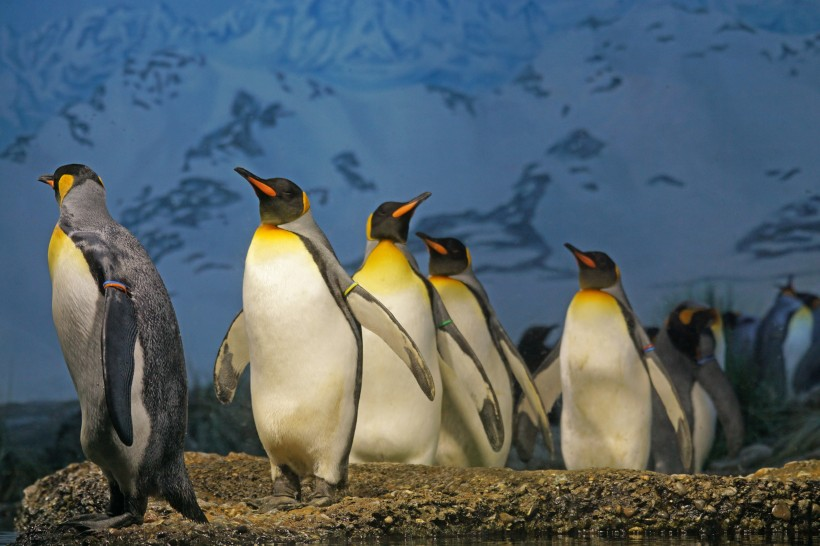
#> input picture blogs/ImagePrcocessing/preprocess/overlap-windows/test.jpg, 820 x 546 px
$ python split_image_fixed_window.py
#> lines starting #> are read from the running program, lines starting #| are printed output that depends on the picture; after the words box and inside, x2 and y2 are one past the last pixel; in counts of white or black regions, pixels touching at a corner belong together
#encoding=utf-8
import cv2

def get_fixed_windows(image_size, wind_size, overlap_size):
    '''
    This function can generate overlapped windows given various image size
    params:
        image_size (w, h): the image width and height
        wind_size (w, h): the window width and height
        overlap (overlap_w, overlap_h): the overlap size contains x-axis and y-axis

    return:
        rects [(xmin, ymin, xmax, ymax)]: the windows in a list of rectangles
    '''
    rects = []

    assert overlap_size[0] < wind_size[0]
    assert overlap_size[1] < wind_size[1]

    im_w = wind_size[0] if image_size[0] < wind_size[0] else image_size[0]
    im_h = wind_size[1] if image_size[1] < wind_size[1] else image_size[1]

    stride_w = wind_size[0] - overlap_size[0]
    stride_h = wind_size[1] - overlap_size[1]

    for j in range(wind_size[1]-1, im_h + stride_h, stride_h):
        for i in range(wind_size[0]-1, im_w + stride_w, stride_w):
            right, down = i+1, j+1
            right = right if right < im_w else im_w
            down  =  down if down < im_h  else im_h

            left = right - wind_size[0]
            up   = down  - wind_size[1]
            if (left, up, right, down) not in rects:
                rects.append((left, up, right, down))

    return rects


if __name__ == "__main__":
    img = cv2.imread("test.jpg")
#> img is the input picture: shape (546, 820, 3); mean B, G, R 104.6, 97.6, 83.8
    image_size = img.shape[1],img.shape[0]
#> image_size = (820, 546)
    print(image_size)
#| (820, 546)
    wind_size = (618, 416)
    overlap_size = (100, 80)
    colors = [(255,0,0), (0,255,0), (0,0,255)]

    rets = get_fixed_windows(image_size, wind_size, overlap_size)

    for i,rect in enumerate(rets):
        print(rect)
        img_draw = cv2.rectangle(img, (rect[0],rect[1]), (rect[2], rect[3]), colors[i%len(colors)], thickness=2)
        cv2.imwrite("res_%d.jpg"%i, img_draw)
#> this loop made 4 passes
#> pass 2, `img_draw = cv2.rectangle(img, (rect[0],rect[1]), (rect[2], rect[3]), c..`:
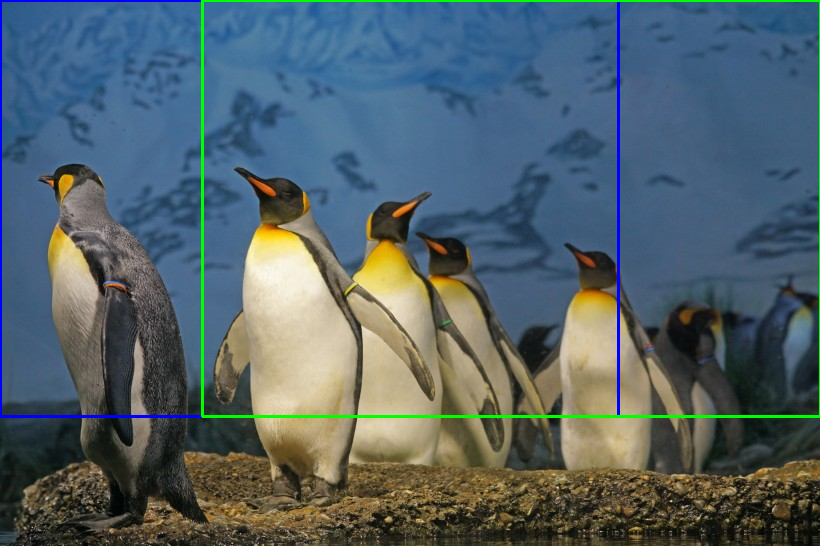
#> img_draw: shape (546, 820, 3); mean B, G, R 104.4, 98.6, 82.4
#> pass 3, `img_draw = cv2.rectangle(img, (rect[0],rect[1]), (rect[2], rect[3]), c..`:
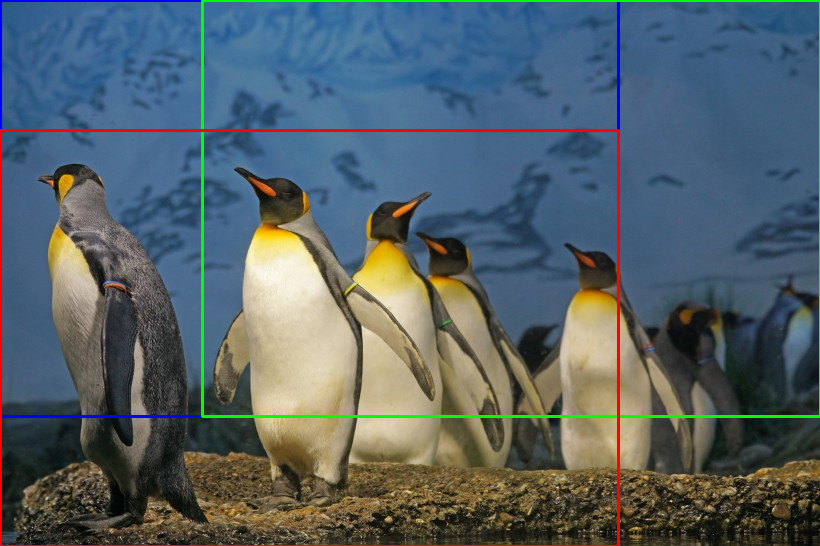
#> img_draw: shape (546, 820, 3); 1.01% of pixels changed, all inside (x1, y1, x2, y2) = (0, 129, 620, 546)
#> after the loop:
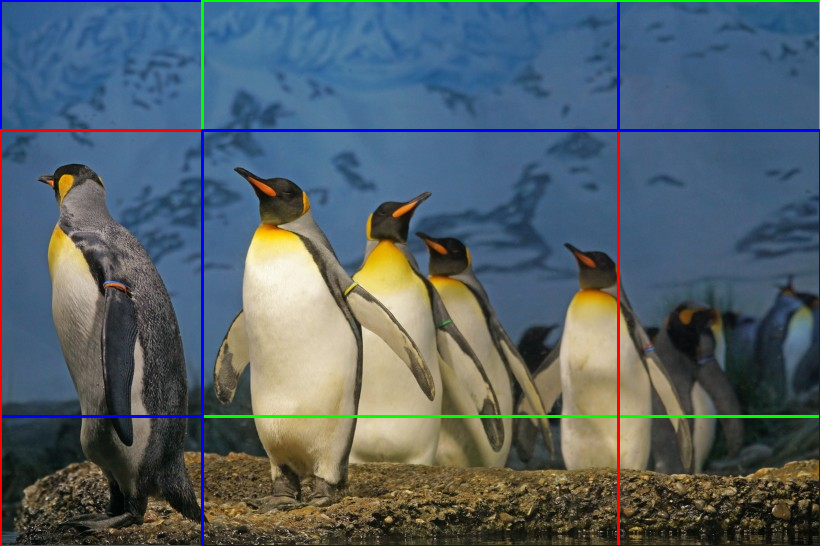
#> img: shape (546, 820, 3); 2.73% of pixels changed, all inside (x1, y1, x2, y2) = (0, 0, 820, 546)
